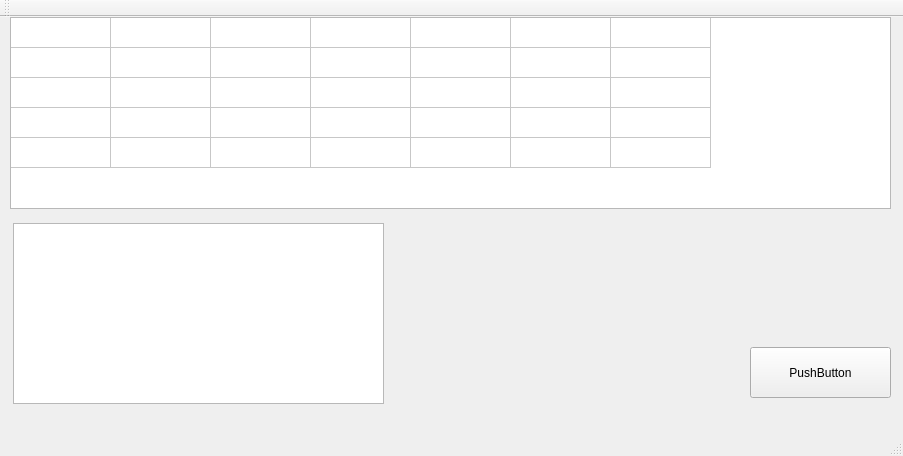
<?xml version="1.0" encoding="UTF-8"?>
<ui version="4.0">
 <class>MainWindow</class>
 <widget class="QMainWindow" name="MainWindow">
  <property name="geometry">
   <rect>
    <x>0</x>
    <y>0</y>
    <width>903</width>
    <height>456</height>
   </rect>
  </property>
  <property name="windowTitle">
   <string>MainWindow</string>
  </property>
  <widget class="QWidget" name="centralWidget">
   <widget class="QTableWidget" name="table">
    <property name="geometry">
     <rect>
      <x>10</x>
      <y>0</y>
      <width>881</width>
      <height>192</height>
     </rect>
    </property>
    <property name="baseSize">
     <size>
      <width>1</width>
      <height>2</height>
     </size>
    </property>
    <property name="frameShape">
     <enum>QFrame::StyledPanel</enum>
    </property>
    <property name="lineWidth">
     <number>1</number>
    </property>
    <property name="selectionMode">
     <enum>QAbstractItemView::ExtendedSelection</enum>
    </property>
    <property name="iconSize">
     <size>
      <width>0</width>
      <height>0</height>
     </size>
    </property>
    <property name="showGrid">
     <bool>true</bool>
    </property>
    <property name="gridStyle">
     <enum>Qt::SolidLine</enum>
    </property>
    <property name="cornerButtonEnabled">
     <bool>true</bool>
    </property>
    <property name="rowCount">
     <number>5</number>
    </property>
    <property name="columnCount">
     <number>7</number>
    </property>
    <attribute name="horizontalHeaderVisible">
     <bool>false</bool>
    </attribute>
    <attribute name="verticalHeaderVisible">
     <bool>false</bool>
    </attribute>
    <row/>
    <row/>
    <row/>
    <row/>
    <row/>
    <column/>
    <column/>
    <column/>
    <column/>
    <column/>
    <column/>
    <column/>
   </widget>
   <widget class="QTextEdit" name="text">
    <property name="geometry">
     <rect>
      <x>13</x>
      <y>206</y>
      <width>371</width>
      <height>181</height>
     </rect>
    </property>
   </widget>
   <widget class="QPushButton" name="pushButton">
    <property name="geometry">
     <rect>
      <x>750</x>
      <y>330</y>
      <width>141</width>
      <height>51</height>
     </rect>
    </property>
    <property name="text">
     <string>PushButton</string>
    </property>
   </widget>
  </widget>
  <widget class="QMenuBar" name="menuBar">
   <property name="geometry">
    <rect>
     <x>0</x>
     <y>0</y>
     <width>903</width>
     <height>26</height>
    </rect>
   </property>
  </widget>
  <widget class="QToolBar" name="mainToolBar">
   <attribute name="toolBarArea">
    <enum>TopToolBarArea</enum>
   </attribute>
   <attribute name="toolBarBreak">
    <bool>false</bool>
   </attribute>
  </widget>
  <widget class="QStatusBar" name="statusBar"/>
 </widget>
 <layoutdefault spacing="6" margin="11"/>
 <resources/>
 <connections/>
</ui>
